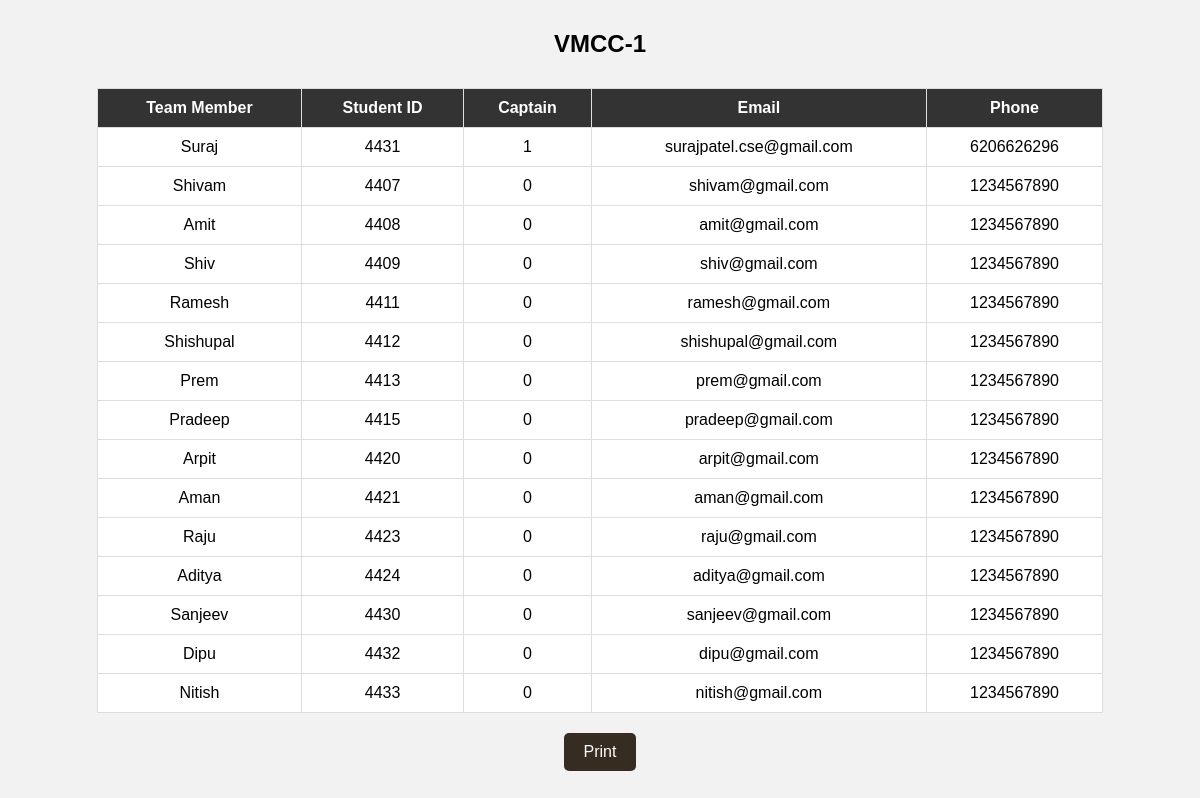
/cricTeamMembers.php?id=VMCC-1, run on the app's committed database.
### tables this page shows
CREATE TABLE `cricteam` (
  `id` varchar(500) NOT NULL,
  `college` varchar(500) NOT NULL,
  `stid` varchar(500) NOT NULL,
  `name` varchar(255) NOT NULL,
  `mhid` varchar(255) NOT NULL,
  `email` varchar(500) NOT NULL,
  `phone` bigint(255) NOT NULL,
  `bonafide` longblob NOT NULL,
  `paymentcpy` longblob NOT NULL,
  `utr` bigint(255) DEFAULT NULL,
  `dateofpay` date DEFAULT NULL,
  `captain` tinyint(1) NOT NULL,
  `status` varchar(255) NOT NULL DEFAULT 'Pending',
  `bonafide_name` varchar(255) NOT NULL,
  `paymentcpy_name` varchar(255) NOT NULL
);

### cricTeamMembers.php (the view, shortened to what this page needs)
<!DOCTYPE html>
<html lang="en">
<head>
    <link rel="stylesheet" href="cricStyle.css">
</head>
<body>
</body>
</html>
<?php
include("connection.php");
if (isset($_GET['id']) ) {
    $id = $_GET['id'];
    $sqlTeamMembers = "SELECT * FROM cricteam WHERE id = '$id' ";
    $resultTeamMembers = mysqli_query($con, $sqlTeamMembers);
    if ($resultTeamMembers) {
        echo"<h2>".$id."</h2>";
        echo "<table>";
        echo "<thead><th>Team Member</th><th>Student ID</th><th>Captain</th><th>Email</th><th>Phone</th></thead>";
        while ($rowTeamMembers = mysqli_fetch_assoc($resultTeamMembers)) {
            echo "<tr>";
                echo "<td>" . $rowTeamMembers['name'] . "</td>";
                echo "<td>" . $rowTeamMembers['stid'] . "</td>";
                echo "<td>" . $rowTeamMembers['captain'] . "</td>";
                echo "<td>" . $rowTeamMembers['email'] . "</td>";
                echo "<td>" . $rowTeamMembers['phone'] . "</td>";
            echo "</tr>";
        }
        echo "</table>";
        echo '<div class="print-button">
            <button id="print">Print</button>
        </div>';
    } else {
        echo "Error fetching team members";
    }
} else {
    echo "Invalid parameters";
}
?>

### cricStyle.css (style rules this page uses)
body { font-family: Arial, sans-serif; background-color: #f2f2f2; margin-top: 15px; padding: 0; }
h2 { color: black; text-align: center; padding: 10px; }
table { width: 85%; margin: 20px auto; border-collapse: collapse; background-color: white; }
table, th, td { border: 1px solid #ddd; }
th, td { padding: 10px; text-align: center; }
th { background-color: #333; color: white; }
.print-button { text-align: center; }
.print-button button { background-color: #362c22; color: white; padding: 10px 20px; border: none; border-radius: 5px; cursor: pointer; font-size: 16px; }

### data on the page
cricteam: name "Suraj", stid "4431", captain "1", email "surajpatel.cse@gmail.com", phone "6206626296"
cricteam: name "Shivam", stid "4407", captain "0", email "shivam@gmail.com", phone "1234567890"
cricteam: name "Amit", stid "4408", captain "0", email "amit@gmail.com", phone "1234567890"
cricteam: name "Shiv", stid "4409", captain "0", email "shiv@gmail.com", phone "1234567890"
cricteam: name "Ramesh", stid "4411", captain "0", email "ramesh@gmail.com", phone "1234567890"
cricteam: name "Shishupal", stid "4412", captain "0", email "shishupal@gmail.com", phone "1234567890"
cricteam: name "Prem", stid "4413", captain "0", email "prem@gmail.com", phone "1234567890"
cricteam: name "Pradeep", stid "4415", captain "0", email "pradeep@gmail.com", phone "1234567890"
cricteam: name "Arpit", stid "4420", captain "0", email "arpit@gmail.com", phone "1234567890"
cricteam: name "Aman", stid "4421", captain "0", email "aman@gmail.com", phone "1234567890"
cricteam: name "Raju", stid "4423", captain "0", email "raju@gmail.com", phone "1234567890"
cricteam: name "Aditya", stid "4424", captain "0", email "aditya@gmail.com", phone "1234567890"
cricteam: name "Sanjeev", stid "4430", captain "0", email "sanjeev@gmail.com", phone "1234567890"
cricteam: name "Dipu", stid "4432", captain "0", email "dipu@gmail.com", phone "1234567890"
cricteam: name "Nitish", stid "4433", captain "0", email "nitish@gmail.com", phone "1234567890"

### other printed values
$id "VMCC-1"
